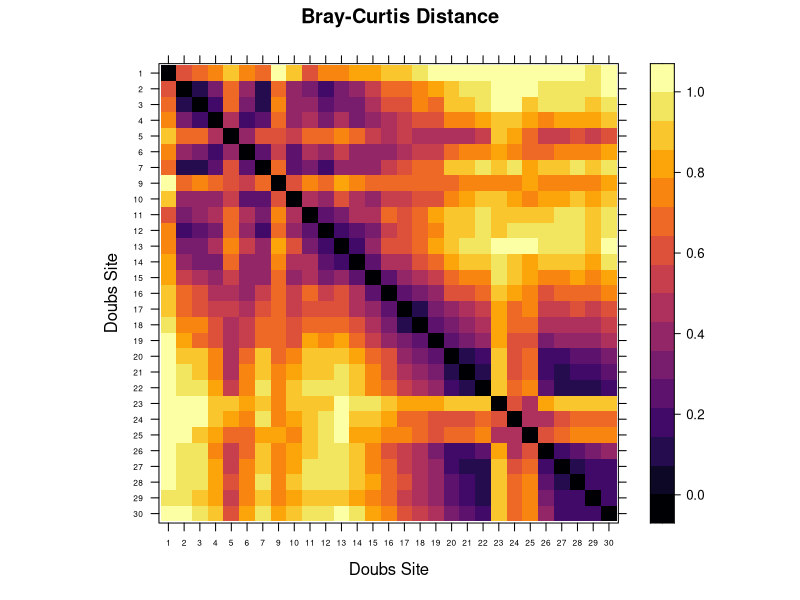
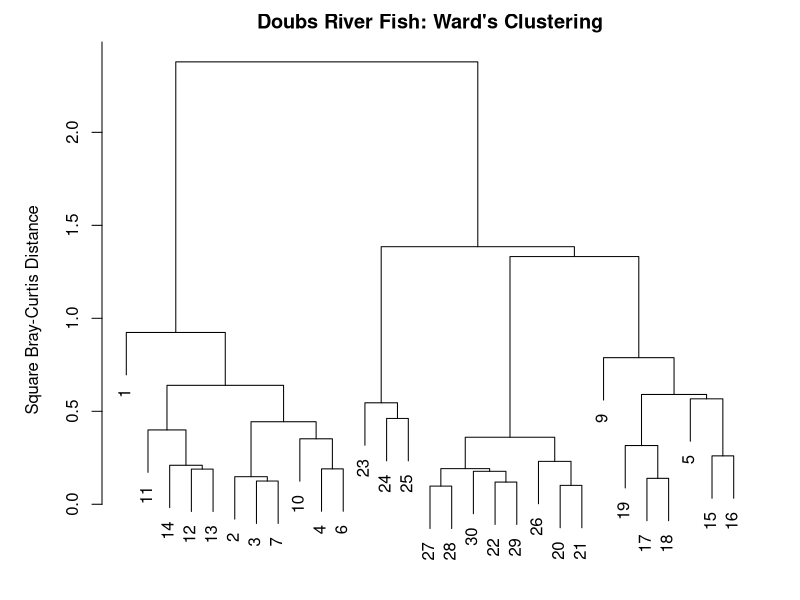
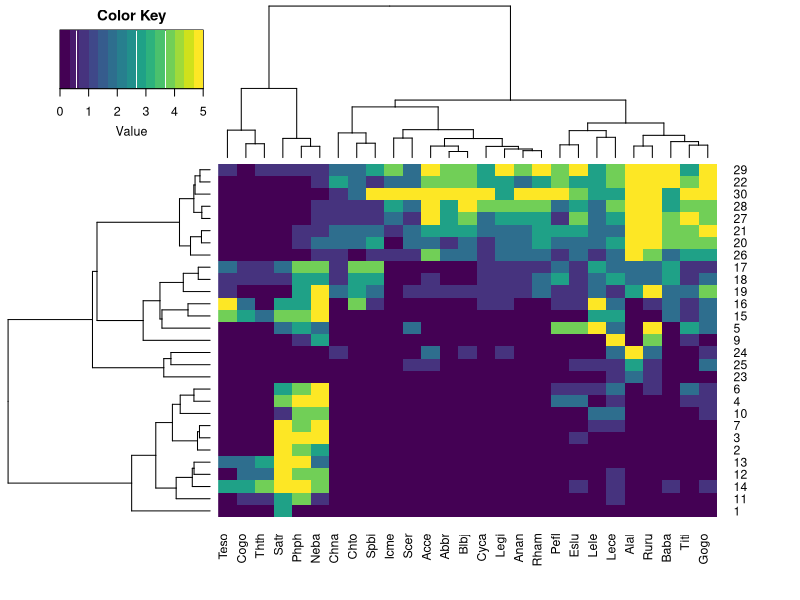
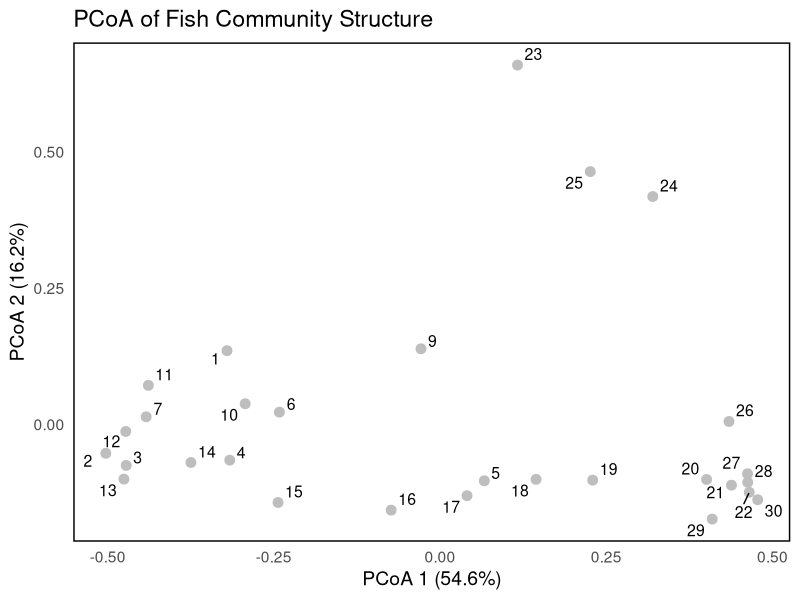
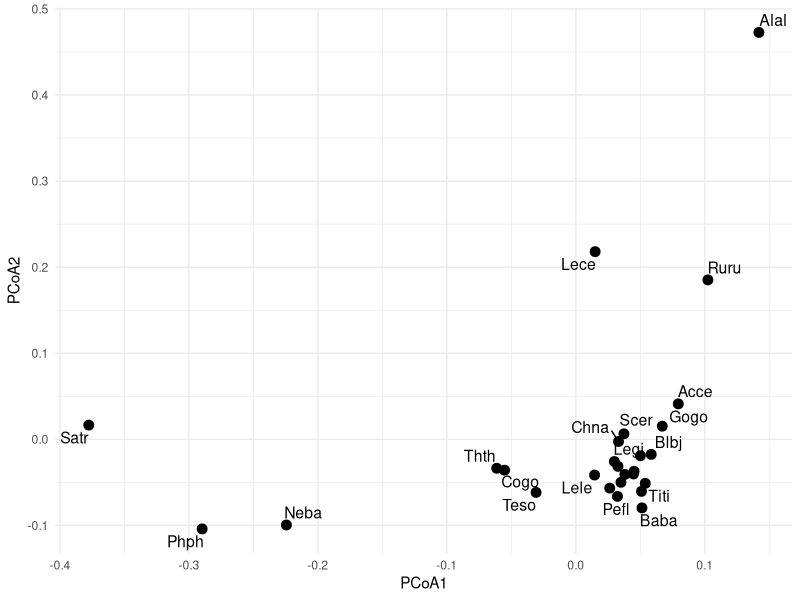

The R source for these figures, in order:
## ---- chunk 1

getwd()

library(vegan)
library(ade4)
## ---- chunk 2
# note, please do not print the dataset when submitting
data(doubs)

str(doubs)

env<-doubs$env

fish<-doubs$fish


str(env)
str(fish)

ncol(fish)

## ---- chunk 3

beta.w <- function(site.by.species = "") {
  SbyS.pa <- decostand(site.by.species, method = "pa")  # Convert to presence-absence
  S <- ncol(SbyS.pa[, which(colSums(SbyS.pa) > 0)])     # Number of species in the region
  a.bar <- mean(specnumber(SbyS.pa))                    # Average richness at each site
  b.w <- round(S / a.bar - 1, 3)                        # Compute beta-diversity 
  return(b.w)
}



beta_div <- beta.w(fish)
beta_div

#-------------pairwise beta-diversity------------


beta.w <- function(site.by.species = "", sitenum1 = "", sitenum2 = "", pairwise = FALSE) {
  
  if (pairwise == TRUE) {
    if (sitenum1 == "" | sitenum2 == "") {
      print("Error: please specify sites to compare")
      return(NA)
    }
    
    site1 <- site.by.species[sitenum1,]
    site2 <- site.by.species[sitenum2,]
    
    site1 <- subset(site1, select = site1 > 0)  # Remove absences
    site2 <- subset(site2, select = site2 > 0)  # Remove absences
    
    gamma <- union(colnames(site1), colnames(site2))  # Gamma richness
    S <- length(gamma)
    a.bar <- mean(c(specnumber(site1), specnumber(site2)))  # Mean sample richness
    
    b.w <- round(S / a.bar - 1, 3)
    return(b.w)
  } 
  else {
    SbyS.pa <- decostand(site.by.species, method = "pa")  # Convert to presence-absence
    S <- ncol(SbyS.pa[, which(colSums(SbyS.pa) > 0)])     # Number of species in the region
    a.bar <- mean(specnumber(SbyS.pa))                    # Average richness at each site
    b.w <- round(S / a.bar - 1, 3)                        # Compute betadiversity  
    return(b.w)
  }
}


#calculations pairwise beta-diversity


beta_A <- beta.w(fish, sitenum1 = 1, sitenum2 = 2, pairwise = TRUE)
beta_B<-beta.w(fish, sitenum1 = 1, sitenum2 = 10, pairwise = TRUE)

beta_A
beta_B
## ---- chunk 4


fish <- doubs$fish
fish <- fish[-8, ] #Removes site 8 from data

#Calculate Jaccard
fish.dj <- vegdist(fish, method = "jaccard", binary = TRUE)
new.fish.dj <- vegdist(fish, method = "jaccard", binary = TRUE, upper = TRUE, diag = TRUE)
#Calculate Bray-Curtis
fish.db <- vegdist(fish, method = "bray")

#Calculate Sørensen
fish.ds <- vegdist(fish, method = "bray", binary = TRUE)
full.fish.ds <- vegdist(fish, method = "bray", binary = TRUE, upper = TRUE, diag = TRUE)


fish.db






## ---- chunk 5

# Order of Sites
library(gplots)
library(viridis)
order <- rev(attr(fish.db, "Labels"))

# Heatmap
levelplot(as.matrix(fish.db)[,order], aspect = "iso", col.regions = inferno, 
          xlab = "Doubs Site", ylab = "Doubs Site", scales = list(cex = 0.5), 
          main = "Bray-Curtis Distance")









## ---- chunk 6

# Cluster Analysis
fish.ward <- hclust(fish.db, method = "ward.D2")


#Plot for Cluster
par(mar = c(1,5,2,2) + 0.1)
plot(fish.ward, main = "Doubs River Fish: Ward's Clustering", ylab = "Square Bray-Curtis Distance")

gplots::heatmap.2(as.matrix(fish),
                 distfun = function(x) vegdist(x, method = "bray"),
                 hclustfun = function(x) hclust(x, method = "ward.D2"),
                 col = viridis, trace = "none", density.info = "none")








## ---- chunk 7

fish.pcoa <- cmdscale(fish.db, eig = TRUE, k = 3)

explainvar1 <- round(fish.pcoa$eig[1]/sum(fish.pcoa$eig), 3) * 100
explainvar2 <- round(fish.pcoa$eig[2]/sum(fish.pcoa$eig), 3) * 100
explainvar3 <- round(fish.pcoa$eig[3]/sum(fish.pcoa$eig), 3) * 100
sum.eig <- sum(explainvar1, explainvar2, explainvar3)

#----------Define Plot Parameters------
library(ggplot2)
library(ggrepel)  # For better text label positioning

# Create a data frame from fish.pcoa
fish_pcoa_df <- data.frame(
  PCoA1 = fish.pcoa$points[,1],
  PCoA2 = fish.pcoa$points[,2],
  Site = row.names(fish.pcoa$points)  # Site labels
)

# Create the plot
ggplot(fish_pcoa_df, aes(x = PCoA1, y = PCoA2, label = Site)) +
  geom_point(size = 3, color = "gray") +  # Plot points
  geom_text_repel(size = 4, max.overlaps = Inf) +  # Fix overlap issue
  labs(
    x = paste("PCoA 1 (", explainvar1, "%)", sep = ""),
    y = paste("PCoA 2 (", explainvar2, "%)", sep = ""),
    title = "PCoA of Fish Community Structure"
  ) +
  theme_minimal(base_size = 14) +  # Clean minimal theme
  theme(
    panel.grid.major = element_blank(),  # Remove major grid
    panel.grid.minor = element_blank(),  # Remove minor grid
    panel.border = element_rect(color = "black", fill = NA, size = 1)  # Add box
  )

#First we calculate the relative abundances of each species at each site
fishREL <- fish 
for(i in 1:nrow(fish)){
  fishREL[i, ] =fish[i, ] / sum(fish[i, ])
}

add.spec.scores.class <- function(ordi,comm,method="cor.scores",multi=1,Rscale=F,scaling="1") {
    ordiscores <- scores(ordi,display="sites")
    n <- ncol(comm)
    p <- ncol(ordiscores)
    specscores <- array(NA,dim=c(n,p))
    rownames(specscores) <- colnames(comm)
    colnames(specscores) <- colnames(ordiscores)
    if (method == "cor.scores") {
      for (i in 1:n) {
        for (j in 1:p) {specscores[i,j] <- cor(comm[,i],ordiscores[,j],method="pearson")}
      }
    }
    if (method == "wa.scores") {specscores <- wascores(ordiscores,comm)}
    if (method == "pcoa.scores") {
      rownames(ordiscores) <- rownames(comm)
      eigenv <- ordi$eig
      accounted <- sum(eigenv)
      tot <- 2*(accounted/ordi$GOF[2])-(accounted/ordi$GOF[1])
      eigen.var <- eigenv/(nrow(comm)-1)
      neg <- length(eigenv[eigenv<0])
      pos <- length(eigenv[eigenv>0])
      tot <- tot/(nrow(comm)-1)
      eigen.percen <- 100*eigen.var/tot
      eigen.cumpercen <- cumsum(eigen.percen)
      constant <- ((nrow(comm)-1)*tot)^0.25
      ordiscores <- ordiscores * (nrow(comm)-1)^-0.5 * tot^-0.5 * constant
      p1 <- min(p, pos)
      for (i in 1:n) {
        for (j in 1:p1) {
          specscores[i,j] <- cor(comm[,i],ordiscores[,j])*sd(comm[,i])/sd(ordiscores[,j])
          if(is.na(specscores[i,j])) {specscores[i,j]<-0}
        }
      }
      if (Rscale==T && scaling=="2") {
        percen <- eigen.var/tot
        percen <- percen^0.5
        ordiscores <- sweep(ordiscores,2,percen,"/")   
        specscores <- sweep(specscores,2,percen,"*")
      }
      if (Rscale==F) {
        specscores <- specscores / constant
        ordiscores <- ordi$points
      }        
      ordi$points <- ordiscores
      ordi$eig <- eigen.var
      ordi$eig.percen <- eigen.percen
      ordi$eig.cumpercen <- eigen.cumpercen
      ordi$eigen.total <- tot
      ordi$R.constant <- constant
      ordi$Rscale <- Rscale
      ordi$scaling <- scaling
    }
    specscores <- specscores * multi    
    ordi$cproj <- specscores
    return(ordi)
  }


#species scores based ont he relative abundance of different species 


library(vegan)

fish.pcoa <- add.spec.scores.class(fish.pcoa,fishREL, method = "pcoa.scores")

# Convert species projections into a data frame

species_proj <- data.frame(
  PCoA1 = fish.pcoa$cproj[,1],
  PCoA2 = fish.pcoa$cproj[,2],
  Label = row.names(fish.pcoa$cproj)
)


# Plot species projections
ggplot(species_proj, aes(x = PCoA1, y = PCoA2)) +
  geom_point(color = "black", size = 3) +
  geom_text_repel(aes(label = Label), size = 4) +
  theme_minimal()



## ---- chunk 8

spe.corr <- add.spec.scores.class(fish.pcoa, fishREL, method = "cor.scores")$cproj
corrcut <- 0.7 #user defined cutoff
imp.spp <- spe.corr[abs(spe.corr[,1]) >= corrcut | abs(spe.corr[,2]) >= corrcut, ]

#Permutation test for Species Abundances Across Axess


fit <- envfit(fish.pcoa, fishREL, perm = 999)
fit

#  Create Factors vector

quality <- c(rep("HQ", 13), rep("MQ", 5), rep("LQ", 6), rep("MQ", 5))


#Run PERMANOVA with adonis function

adonis2(fish ~ quality, method = "bray", permutations = 999)
